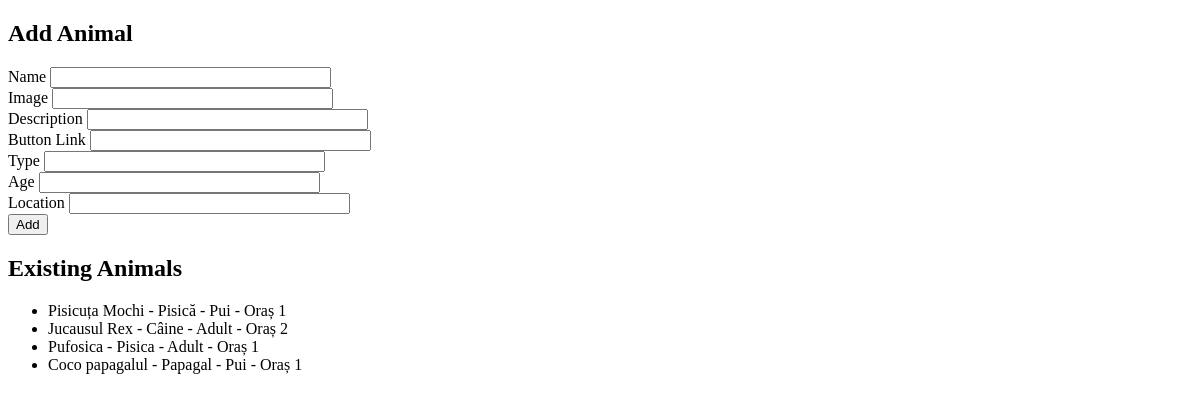
The app's page /add_animal, older data.
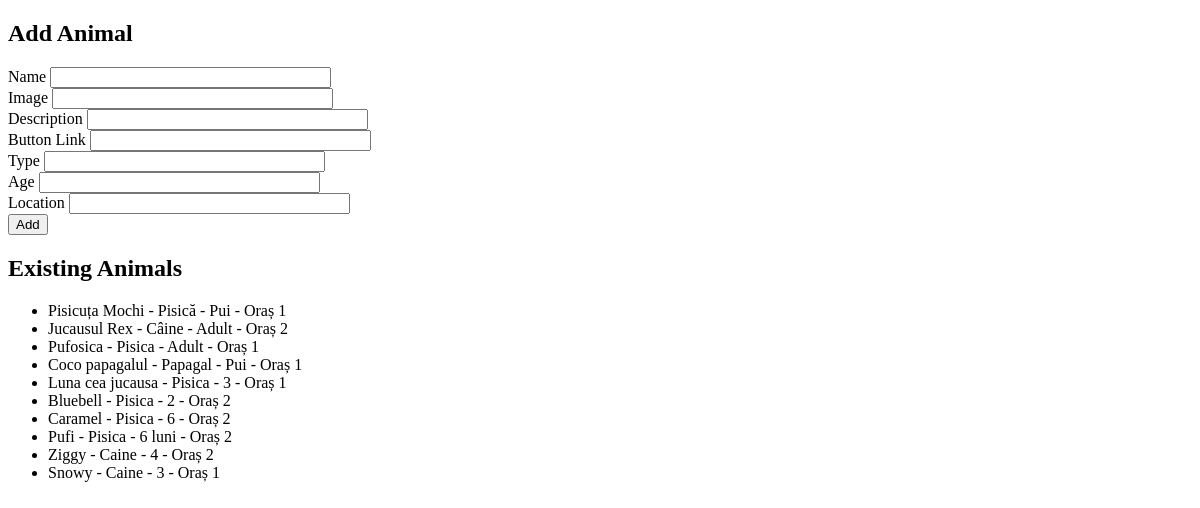
The same page, newer data.
### app.py (models this page shows)
class Animal(db.Model):
    id = db.Column(db.Integer, primary_key=True)
    name = db.Column(db.String(100), nullable=False)
    image = db.Column(db.String(100), nullable=False)
    description = db.Column(db.String(1000), nullable=False)
    history = db.Column(db.String(1000), nullable=True)
    activities = db.Column(db.String(1000), nullable=True)
    relationship = db.Column(db.String(1000), nullable=True)
    special_needs = db.Column(db.String(1000), nullable=True)
    adoption_reason = db.Column(db.String(1000), nullable=True)
    terms = db.Column(db.String(1000), nullable=True)
    button_link = db.Column(db.String(100), nullable=False)
    type = db.Column(db.String(50), nullable=False)
    age = db.Column(db.String(20), nullable=False)
    location = db.Column(db.String(50), nullable=False)

### app.py (the view, shortened to what this page needs)
@app.route('/add_animal', methods=['GET', 'POST'])
def add_animal():
    form = AnimalForm()
    animals = Animal.query.all()
    return render_template('add_animal.html', form=form, animals=animals)

### app.py
class AnimalForm(FlaskForm):
    name = StringField('Name', validators=[DataRequired()])
    image = StringField('Image', validators=[DataRequired()])
    description = StringField('Description', validators=[DataRequired()])
    history = StringField('History', validators=[DataRequired()])
    activities = StringField('Activities', validators=[DataRequired()])
    relationship = StringField('Relationship', validators=[DataRequired()])
    special_needs = StringField('Special Needs', validators=[DataRequired()])
    adoption_reason = StringField('Adoption Reason', validators=[DataRequired()])
    terms = StringField('Terms', validators=[DataRequired()])
    button_link = StringField('Button Link', validators=[DataRequired()])
    type = StringField('Type', validators=[DataRequired()])
    age = StringField('Age', validators=[DataRequired()])
    location = StringField('Location', validators=[DataRequired()])

### templates/add_animal.html (shortened to what this page needs)
{% extends 'base.html' %}
{% block content %}
    <h2>Add Animal</h2>
    <form method="POST" action="">
        {{ form.name.label }} {{ form.name(size=32) }}<br>
        {{ form.image.label }} {{ form.image(size=32) }}<br>
        {{ form.description.label }} {{ form.description(size=32) }}<br>
        {{ form.button_link.label }} {{ form.button_link(size=32) }}<br>
        {{ form.type.label }} {{ form.type(size=32) }}<br>
        {{ form.age.label }} {{ form.age(size=32) }}<br>
        {{ form.location.label }} {{ form.location(size=32) }}<br>
        <input type="submit" value="Add">
    </form>
    <h2>Existing Animals</h2>
    <ul>
        {% for animal in animals %}
            <li>{{ animal.name }} - {{ animal.type }} - {{ animal.age }} - {{ animal.location }}</li>
        {% endfor %}
    </ul>
{% endblock %}

### templates/base.html (shortened to what this page needs)
<!DOCTYPE html>
<html lang="en">
<head>
</head>
<body>
    <div class="container">
        {% block content %}{% endblock %}
    </div>
</body>
</html>

Row changes from the older to the newer data that the page shows:
added Animal: name "Luna cea jucausa", type "Pisica", age "3", location "Oraș 1"
added Animal: name "Bluebell", type "Pisica", age "2", location "Oraș 2"
added Animal: name "Caramel", type "Pisica", age "6", location "Oraș 2"
added Animal: name "Pufi", type "Pisica", age "6 luni", location "Oraș 2"
added Animal: name "Ziggy", type "Caine", age "4", location "Oraș 2"
added Animal: name "Snowy", type "Caine", age "3", location "Oraș 1"
